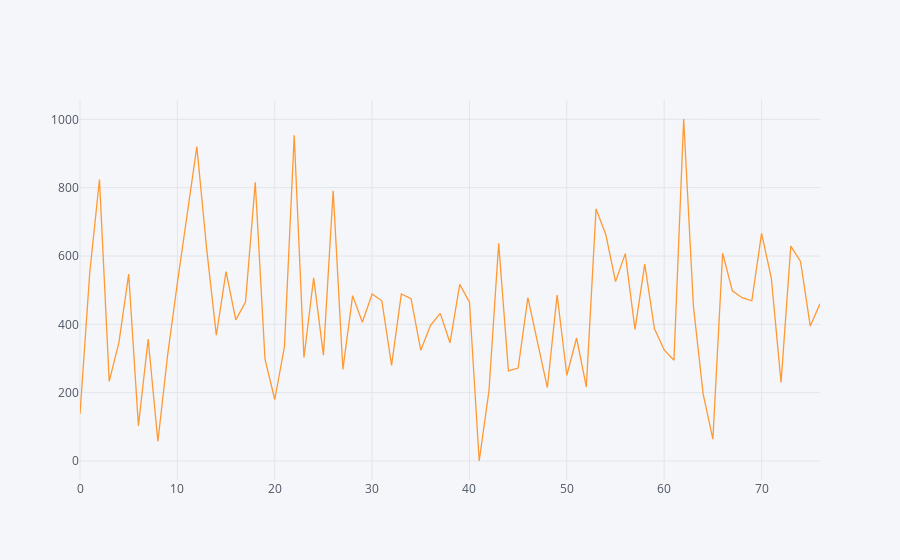

This figure's notebook cell:
### Code cell
clean_elpais['n_tokens_body'].iplot()
#clean_eluniversal['n_tokens_body'].iplot(style='r.')

### Figure 1 — Plotly figure (JSON) as saved in the notebook; plotly's stock layout.template omitted (floating-point values rounded to 4 significant figures)
{"data": [{"line": {"color": "rgba(255, 153, 51, 1.0)", "dash": "solid", "shape": "linear", "width": 1.3}, "mode": "lines", "name": "n_tokens_body", "text": "", "type": "scatter", "x": [0, 1, 2, 3, 4, 5, 6, 7, 8, 9, 10, 11, 12, 13, 14, 15, 16, 17, 18, 19, 20, 21, 22, 23, 24, 25, 26, 27, 28, 29, 30, 31, 32, 33, 34, 35, 36, 37, 38, 39, 40, 41, 42, 43, 44, 45, 46, 47, 48, 49, 50, 51, 52, 53, 54, 55, 56, 57, 58, 59, 60, 61, 62, 63, 64, 65, 66, 67, 68, 69, 70, 71, 72, 73, 74, 75, 76], "y": [138, 551, 824, 233, 347, 547, 103, 357, 57, 310, 521, 723, 920, 623, 368, 554, 413, 465, 816, 298, 180, 335, 953, 303, 536, 310, 791, 268, 484, 406, 489, 469, 280, 489, 475, 324, 397, 432, 346, 517, 465, 0, 205, 637, 264, 272, 478, 346, 215, 486, 251, 360, 217, 738, 663, 525, 607, 385, 576, 387, 325, 295, 1001, 453, 196, 64, 608, 498, 478, 469, 666, 535, 230, 629, 584, 395, 460]}], "layout": {"legend": {"bgcolor": "#F5F6F9", "font": {"color": "#4D5663"}}, "paper_bgcolor": "#F5F6F9", "plot_bgcolor": "#F5F6F9", "titlefont": {"color": "#4D5663"}, "xaxis1": {"gridcolor": "#E1E5ED", "showgrid": true, "tickfont": {"color": "#4D5663"}, "title": "", "titlefont": {"color": "#4D5663"}, "zerolinecolor": "#E1E5ED"}, "yaxis1": {"gridcolor": "#E1E5ED", "showgrid": true, "tickfont": {"color": "#4D5663"}, "title": "", "titlefont": {"color": "#4D5663"}, "zerolinecolor": "#E1E5ED"}}}
